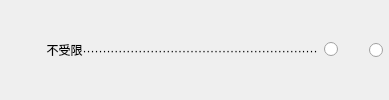
              <widget class="QWidget" name="widget_20" native="true">
               <property name="sizePolicy">
                <sizepolicy hsizetype="Preferred" vsizetype="Fixed">
                 <horstretch>0</horstretch>
                 <verstretch>0</verstretch>
                </sizepolicy>
               </property>
               <layout class="QHBoxLayout" name="horizontalLayout_44">
                <property name="leftMargin">
                 <number>0</number>
                </property>
                <property name="topMargin">
                 <number>0</number>
                </property>
                <property name="rightMargin">
                 <number>6</number>
                </property>
                <property name="bottomMargin">
                 <number>0</number>
                </property>
                <item>
                 <widget class="QLabel" name="label_61">
                  <property name="sizePolicy">
                   <sizepolicy hsizetype="Expanding" vsizetype="Fixed">
                    <horstretch>0</horstretch>
                    <verstretch>0</verstretch>
                   </sizepolicy>
                  </property>
                  <property name="text">
                   <string>              不受限···························································</string>
                  </property>
                  <property name="alignment">
                   <set>Qt::AlignLeading|Qt::AlignLeft|Qt::AlignVCenter</set>
                  </property>
                 </widget>
                </item>
                <item>
                 <widget class="QRadioButton" name="radioButton_88">
                  <property name="sizePolicy">
                   <sizepolicy hsizetype="Fixed" vsizetype="Fixed">
                    <horstretch>0</horstretch>
                    <verstretch>0</verstretch>
                   </sizepolicy>
                  </property>
                  <property name="layoutDirection">
                   <enum>Qt::RightToLeft</enum>
                  </property>
                  <property name="text">
                   <string/>
                  </property>
                 </widget>
                </item>
                <item>
                 <widget class="QRadioButton" name="radioButton_89">
                  <property name="sizePolicy">
                   <sizepolicy hsizetype="Fixed" vsizetype="Fixed">
                    <horstretch>0</horstretch>
                    <verstretch>0</verstretch>
                   </sizepolicy>
                  </property>
                  <property name="layoutDirection">
                   <enum>Qt::RightToLeft</enum>
                  </property>
                  <property name="text">
                   <string>    </string>
                  </property>
                 </widget>
                </item>
               </layout>
              </widget>
